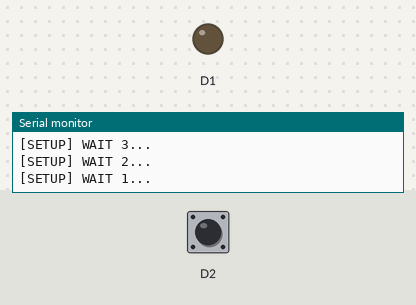
Recording of a sketch running on a simulated ESP8266 (NodeMCU). Parts: output pins drawn as LEDs (lit = HIGH), the last lines printed to the serial monitor. The inputs (shaded band) are chosen by the test bench; at power-on: D2 HIGH. WiFi joins after 1.5 s; servers stay silent unless stated.

Above: at 5.2 s.
5.3 s: D2 pulled LOW for 1 s
At 6.1 s:
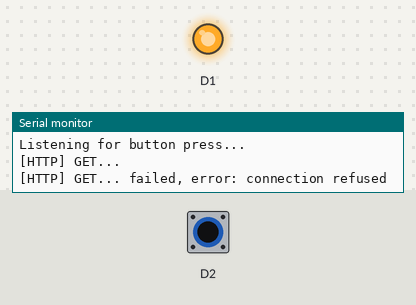
9.3 s: D2 pulled LOW for 3.2 s
Timing chart, 0 to 17.4 s (numbered marks = the images above; inputs shaded):
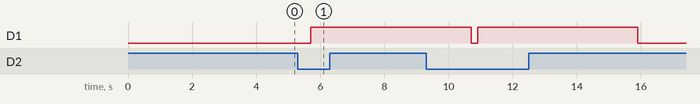

The sketch:

summon_button_client_amica.ino
```cpp
/**
 * Arduino Tools values
 * ------------
 * Board: NodeMC U1.0 (ESP-12E Module)
 * Flash size: 4M (3M SPIFFS)
 * IwIP Variant: v2 Lower Memory
 * VTables: Flash
 * CPU Frequency: 80MHz
 * Upload speed: 115200
 */

#include <Arduino.h>
#include <ESP8266WiFi.h>
#include <ESP8266WiFiMulti.h>
#include <ESP8266HTTPClient.h>

#define USE_SERIAL Serial

// Add your own values here -------------------------
const char* serverURL = "http://192.168.11.7:4001";
const char* APID = "Buffalo-G-6280";
const char* APPassword = "abcdefghi12345";
// Time before additional button presses register
int LEDOnDuration = 5000; // milliseconds
// --------------------------------------------------

// For the sake of brevity, in case your ESP8266 is labeled differently
// static const uint8_t D0   = 16;
// static const uint8_t D1   = 5;
// static const uint8_t D2   = 4;
// static const uint8_t D3   = 0;
// static const uint8_t D4   = 2;
// static const uint8_t D5   = 14;
// static const uint8_t D6   = 12;
// static const uint8_t D7   = 13;
// static const uint8_t D8   = 15;
// static const uint8_t D9   = 3;
// static const uint8_t D10  = 1;

ESP8266WiFiMulti WiFiMulti;
bool running;
HTTPClient http;
int httpCode;


void setup() {
  USE_SERIAL.begin(115200);
  // USE_SERIAL.setDebugOutput(true);

  USE_SERIAL.println();
  USE_SERIAL.println();
  USE_SERIAL.println();

  for (uint8_t t = 4; t > 0; t--) {
    USE_SERIAL.printf("[SETUP] WAIT %d...\n", t);
    USE_SERIAL.flush();
    delay(1000);
  }

  WiFi.mode(WIFI_STA);
  WiFiMulti.addAP(APID, APPassword);

  running = false;

  // connect wires from button to ground and D2, use a 1k resistor
  pinMode(D2, INPUT_PULLUP);
  pinMode(D1, OUTPUT);
}

int buttonTriggered() {
    USE_SERIAL.print("[HTTP] GET...\n");
    // start connection and send HTTP header
    http.begin(serverURL);

    httpCode = http.GET();

    // httpCode will be negative on error
    if (httpCode > 0) {
      // HTTP header has been send and Server response header has been handled
      USE_SERIAL.printf("[HTTP] GET... code: %d\n", httpCode);

      // If server URL returns a response
      if (httpCode == HTTP_CODE_OK) {
        USE_SERIAL.println(http.getString());
      }
    } else {
      USE_SERIAL.printf("[HTTP] GET... failed, error: %s\n", http.errorToString(httpCode).c_str());
    }

    http.end();
}

void loop() {
  // wait for WiFi connection
  if ((WiFiMulti.run() == WL_CONNECTED)) {

    USE_SERIAL.print("Listening for button press...\n");

    if(digitalRead(D2) == LOW)
    {
      if(running == false)
      {
         running = true;
      }
    }

    if(running == true)
    {
      buttonTriggered();
      digitalWrite(D1, HIGH);
      // No additional button presses will register until delay() finishes
      delay(LEDOnDuration);
      running = false;
      digitalWrite(D1, LOW);
    }
  }
}
```

Measured:
- after the input at 5.3 s, D1: LOW → HIGH after 0.40 s
